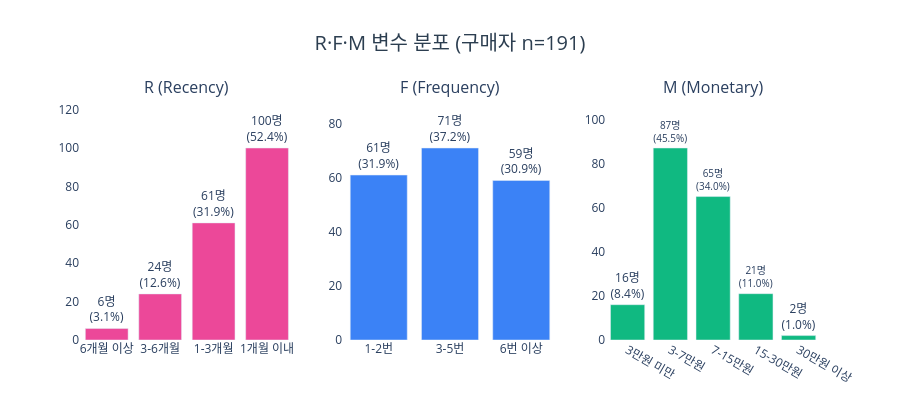

The notebook cell saved with this chart:
### Code cell
R_LABEL = {1: '6개월 이상', 2: '3-6개월', 3: '1-3개월', 4: '1개월 이내'}
F_LABEL = {1: '1-2번', 2: '3-5번', 3: '6번 이상'}
M_LABEL = {1: '3만원 미만', 2: '3-7만원', 3: '7-15만원', 4: '15-30만원', 5: '30만원 이상'}

fig = make_subplots(rows=1, cols=3, subplot_titles=('R (Recency)', 'F (Frequency)', 'M (Monetary)'))

for col, (label, dim, color) in enumerate([
    (R_LABEL, 'R (Recency)',   '#EC4899'),
    (F_LABEL, 'F (Frequency)', '#3B82F6'),
    (M_LABEL, 'M (Monetary)',  '#10B981'),
], start=1):
    sub = rfm_dist[rfm_dist['dim'] == dim].sort_values('score')
    fig.add_trace(go.Bar(
        x=[label[int(s)] for s in sub['score']],
        y=sub['n'],
        marker_color=color,
        text=[f'{int(n)}명<br>({p:.1f}%)' for n, p in zip(sub['n'], sub['pct'])],
        textposition='outside',
        showlegend=False,
    ), row=1, col=col)
    fig.update_yaxes(range=[0, sub['n'].max() * 1.25], row=1, col=col)

fig.update_layout(
    title=dict(text=f'R·F·M 변수 분포 (구매자 n={n_buyers})', x=0.5, xanchor='center', font=dict(size=20, color='#2c3e50')),
    plot_bgcolor='white',
    height=420
)
fig.show()

### Figure 1 — Plotly figure (JSON) as saved in the notebook; plotly's stock layout.template omitted (floating-point values rounded to 4 significant figures)
{"data": [{"marker": {"color": "#EC4899"}, "showlegend": false, "text": ["6명<br>(3.1%)", "24명<br>(12.6%)", "61명<br>(31.9%)", "100명<br>(52.4%)"], "textposition": "outside", "type": "bar", "x": ["6개월 이상", "3-6개월", "1-3개월", "1개월 이내"], "xaxis": "x", "y": [6, 24, 61, 100], "yaxis": "y"}, {"marker": {"color": "#3B82F6"}, "showlegend": false, "text": ["61명<br>(31.9%)", "71명<br>(37.2%)", "59명<br>(30.9%)"], "textposition": "outside", "type": "bar", "x": ["1-2번", "3-5번", "6번 이상"], "xaxis": "x2", "y": [61, 71, 59], "yaxis": "y2"}, {"marker": {"color": "#10B981"}, "showlegend": false, "text": ["16명<br>(8.4%)", "87명<br>(45.5%)", "65명<br>(34.0%)", "21명<br>(11.0%)", "2명<br>(1.0%)"], "textposition": "outside", "type": "bar", "x": ["3만원 미만", "3-7만원", "7-15만원", "15-30만원", "30만원 이상"], "xaxis": "x3", "y": [16, 87, 65, 21, 2], "yaxis": "y3"}], "layout": {"annotations": [{"font": {"size": 16}, "showarrow": false, "text": "R (Recency)", "x": 0.1444, "xanchor": "center", "xref": "paper", "y": 1, "yanchor": "bottom", "yref": "paper"}, {"font": {"size": 16}, "showarrow": false, "text": "F (Frequency)", "x": 0.5, "xanchor": "center", "xref": "paper", "y": 1, "yanchor": "bottom", "yref": "paper"}, {"font": {"size": 16}, "showarrow": false, "text": "M (Monetary)", "x": 0.8556, "xanchor": "center", "xref": "paper", "y": 1, "yanchor": "bottom", "yref": "paper"}], "height": 420, "plot_bgcolor": "white", "title": {"font": {"color": "#2c3e50", "size": 20}, "text": "R·F·M 변수 분포 (구매자 n=191)", "x": 0.5, "xanchor": "center"}, "xaxis": {"anchor": "y", "domain": [0, 0.2889]}, "xaxis2": {"anchor": "y2", "domain": [0.3556, 0.6444]}, "xaxis3": {"anchor": "y3", "domain": [0.7111, 1]}, "yaxis": {"anchor": "x", "domain": [0, 1], "range": [0, 125]}, "yaxis2": {"anchor": "x2", "domain": [0, 1], "range": [0, 88.75]}, "yaxis3": {"anchor": "x3", "domain": [0, 1], "range": [0, 108.8]}}}
